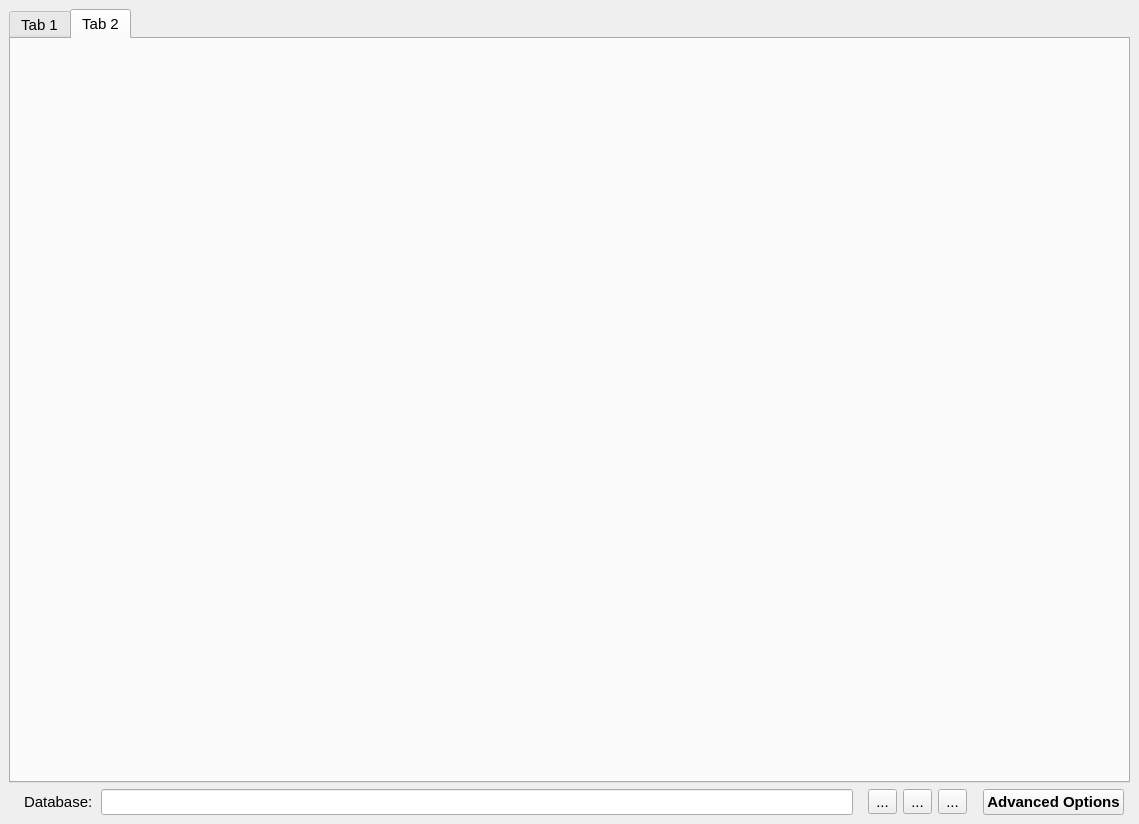
<?xml version="1.0" encoding="UTF-8"?>
<ui version="4.0">
 <class>MainWindow</class>
 <widget class="QMainWindow" name="MainWindow">
  <property name="geometry">
   <rect>
    <x>0</x>
    <y>0</y>
    <width>1139</width>
    <height>824</height>
   </rect>
  </property>
  <property name="font">
   <font>
    <pointsize>11</pointsize>
   </font>
  </property>
  <property name="windowTitle">
   <string>Delta Assembly Bench Control</string>
  </property>
  <widget class="QWidget" name="centralwidget">
   <layout class="QGridLayout" name="gridLayout">
    <item row="0" column="0">
     <widget class="QTabWidget" name="twg_main">
      <property name="currentIndex">
       <number>1</number>
      </property>
      <widget class="QWidget" name="empty_tab_1">
       <attribute name="title">
        <string>Tab 1</string>
       </attribute>
      </widget>
      <widget class="QWidget" name="empty_tab_2">
       <attribute name="title">
        <string>Tab 2</string>
       </attribute>
      </widget>
     </widget>
    </item>
    <item row="1" column="0">
     <layout class="QHBoxLayout" name="horizontalLayout_2">
      <property name="leftMargin">
       <number>6</number>
      </property>
      <property name="topMargin">
       <number>0</number>
      </property>
      <property name="rightMargin">
       <number>6</number>
      </property>
      <property name="bottomMargin">
       <number>0</number>
      </property>
      <item>
       <widget class="QFrame" name="frame">
        <layout class="QHBoxLayout" name="horizontalLayout">
         <property name="spacing">
          <number>0</number>
         </property>
         <property name="leftMargin">
          <number>9</number>
         </property>
         <property name="topMargin">
          <number>0</number>
         </property>
         <property name="rightMargin">
          <number>9</number>
         </property>
         <property name="bottomMargin">
          <number>0</number>
         </property>
         <item>
          <widget class="QLabel" name="label">
           <property name="text">
            <string>Database:  </string>
           </property>
          </widget>
         </item>
         <item>
          <widget class="QLineEdit" name="le_database">
           <property name="readOnly">
            <bool>true</bool>
           </property>
          </widget>
         </item>
        </layout>
       </widget>
      </item>
      <item>
       <widget class="QToolButton" name="tbt_database">
        <property name="toolTip">
         <string>Change database file.</string>
        </property>
        <property name="text">
         <string>...</string>
        </property>
        <property name="icon">
         <iconset>
          <normaloff>../../resources/img/database.svg</normaloff>../../resources/img/database.svg</iconset>
        </property>
        <property name="iconSize">
         <size>
          <width>24</width>
          <height>24</height>
         </size>
        </property>
       </widget>
      </item>
      <item>
       <widget class="QToolButton" name="tbt_log">
        <property name="text">
         <string>...</string>
        </property>
        <property name="icon">
         <iconset>
          <normaloff>../../resources/img/file.svg</normaloff>../../resources/img/file.svg</iconset>
        </property>
        <property name="iconSize">
         <size>
          <width>24</width>
          <height>24</height>
         </size>
        </property>
       </widget>
      </item>
      <item>
       <widget class="QToolButton" name="tbt_select_tabs">
        <property name="toolTip">
         <string>Preferences</string>
        </property>
        <property name="text">
         <string>...</string>
        </property>
        <property name="icon">
         <iconset>
          <normaloff>../../resources/img/tab.png</normaloff>../../resources/img/tab.png</iconset>
        </property>
        <property name="iconSize">
         <size>
          <width>24</width>
          <height>24</height>
         </size>
        </property>
       </widget>
      </item>
      <item>
       <spacer name="horizontalSpacer">
        <property name="orientation">
         <enum>Qt::Horizontal</enum>
        </property>
        <property name="sizeType">
         <enum>QSizePolicy::Fixed</enum>
        </property>
        <property name="sizeHint" stdset="0">
         <size>
          <width>10</width>
          <height>20</height>
         </size>
        </property>
       </spacer>
      </item>
      <item>
       <widget class="QPushButton" name="pbt_advanced_options">
        <property name="font">
         <font>
          <weight>75</weight>
          <bold>true</bold>
         </font>
        </property>
        <property name="text">
         <string>Advanced Options</string>
        </property>
        <property name="icon">
         <iconset>
          <normaloff>../../resources/img/settings.svg</normaloff>../../resources/img/settings.svg</iconset>
        </property>
        <property name="iconSize">
         <size>
          <width>24</width>
          <height>24</height>
         </size>
        </property>
       </widget>
      </item>
     </layout>
    </item>
   </layout>
  </widget>
  <widget class="QMenuBar" name="menubar">
   <property name="geometry">
    <rect>
     <x>0</x>
     <y>0</y>
     <width>1139</width>
     <height>21</height>
    </rect>
   </property>
  </widget>
  <action name="setdir_act">
   <property name="text">
    <string>Set Directory...</string>
   </property>
  </action>
  <action name="savevoltage_act">
   <property name="checkable">
    <bool>true</bool>
   </property>
   <property name="checked">
    <bool>true</bool>
   </property>
   <property name="text">
    <string>Save Voltage Data</string>
   </property>
  </action>
  <action name="saveconfig_act">
   <property name="checkable">
    <bool>true</bool>
   </property>
   <property name="checked">
    <bool>true</bool>
   </property>
   <property name="text">
    <string>Save Configuration Files</string>
   </property>
  </action>
  <action name="savefield_act">
   <property name="checkable">
    <bool>true</bool>
   </property>
   <property name="checked">
    <bool>true</bool>
   </property>
   <property name="text">
    <string>Save Field Data</string>
   </property>
  </action>
  <action name="recoverdata_act">
   <property name="text">
    <string>Recover Data...</string>
   </property>
  </action>
  <action name="plotdata_act">
   <property name="text">
    <string>Plot Data...</string>
   </property>
  </action>
 </widget>
 <resources/>
 <connections/>
</ui>
